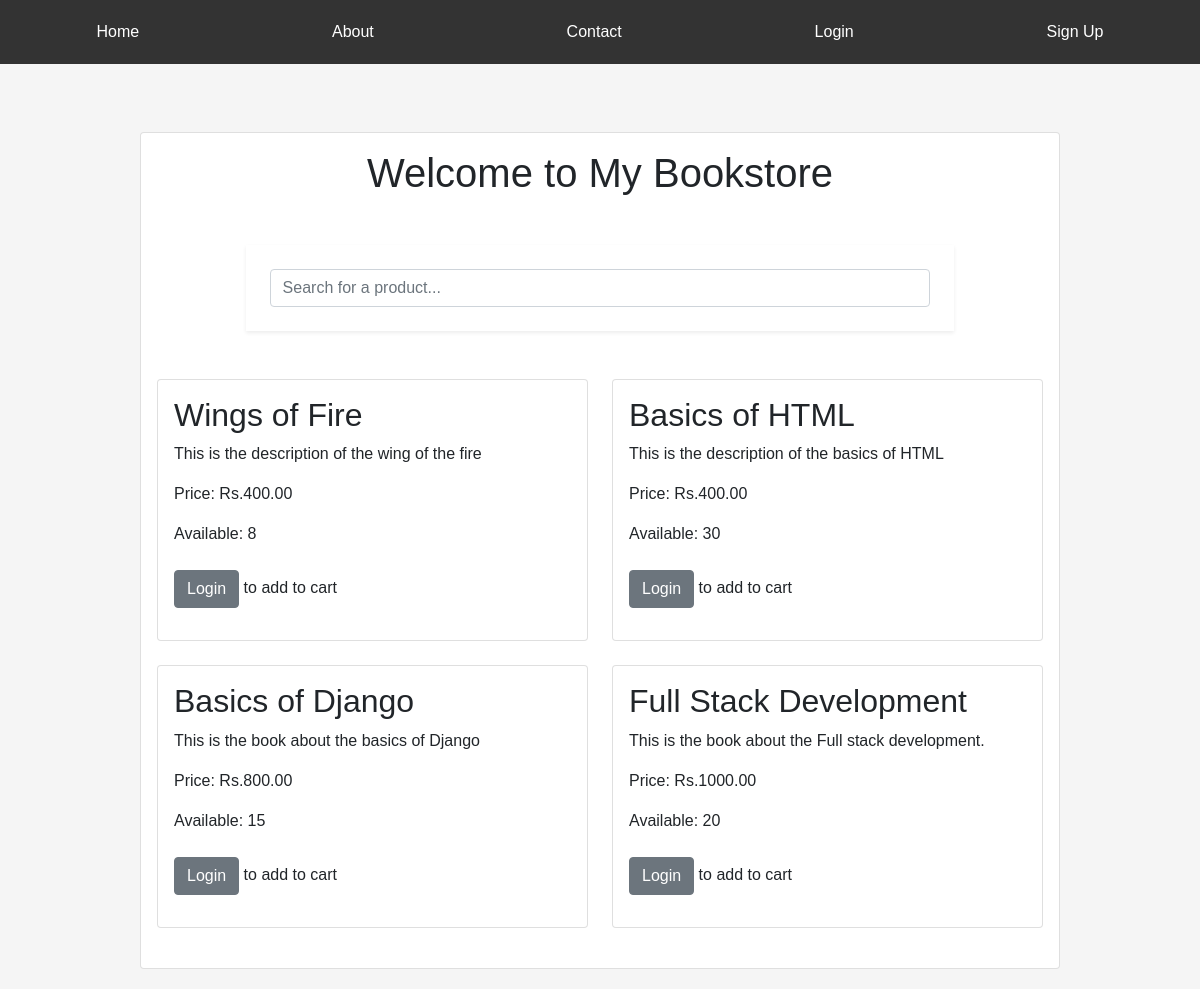
The page / on the database its author committed.
### Bookstore/models.py (models this page shows, shortened)
class Product(models.Model):
	name = models.CharField(max_length=100)
	author = models.CharField(max_length=100)
	description = models.TextField(null=True)
	price = models.DecimalField(max_digits=10, decimal_places=2)
	quantity = models.IntegerField()
	image = models.ImageField(upload_to='products/')

### Bookstore/views.py (the view)
# urls.py: 2. Add a URL to urlpatterns:  path('', views.home, name='home')
def home(request):
    products = Product.objects.all()
    if request.user.is_authenticated:
        cart_items = CartItem.objects.filter(user=request.user)
        count = cart_items.count()
        return render(request, 'home.html', {'products': products, 'number':count})
    return render(request, 'home.html', {'products': products})

### Bookstore/templates/home.html (shortened to what this page needs)
{% extends 'base.html' %}
{% block content %}
<div class="container">
    <div class="row justify-content-center">
        <div class="col-md-30">
            <div class="card mt-5">
                <div class="card-body">
                    <h1 class="text-center mb-4">Welcome to My Bookstore</h1>
                    <div class="container p-4 shadow-sm mb-5 mt-5" id="search">
                        <input type="text" id="searchInput" class="form-control" placeholder="Search for a product...">
                    </div>
                    <div class="row" id="productList">
                        {% for product in products %}
                        <div class="col-md-6 mb-4 product-card">
                            <a href="{% url 'product_detail' product.id %}" class="card-link">
                                <div class="card">
                                    <div class="card-body">
                                        <h2 class="card-title">{{ product.name }}</h2>
                                        <p class="card-text">{{ product.description }}</p>
                                        <p class="card-text">Price: Rs.{{ product.price }}</p>
                                        <p class="card-text">Available: {{ product.quantity }}</p>
                                </a><br>
                                        {% if user.is_authenticated %}
                                        <form method="post" action="{% url 'add_to_cart' product.id %}">
                                            {% csrf_token %}
                                            <div class="form-group">
                                                <label for="count">Quantity:</label>
                                                <input type="number" class="form-control" id="count" name="count" min="1" max="{{ product.quantity }}" required>
                                            </div>
                                            <button type="submit" class="btn btn-primary">Add to Cart</button>
                                        </form>
                                        {% else %}
                                        <p><a href="{% url 'login' %}" class="btn btn-secondary">Login</a> to add to cart</p>
                                        {% endif %}
                                    </div>
                                </div>
                        </div>
                        {% endfor %}
{% endblock %}

### Bookstore/templates/base.html (shortened to what this page needs)
<!DOCTYPE html>
<html>
<head>
    {% load static %}
    <link href="https://cdn.jsdelivr.net/npm/bootstrap@5.0.2/dist/css/bootstrap.min.css" rel="stylesheet">
    <link rel="stylesheet" href="https://cdnjs.cloudflare.com/ajax/libs/font-awesome/4.7.0/css/font-awesome.min.css">
</head>
<body>
    <nav>
        <ul>
            <li><a href="{% url 'home' %}">Home</a></li>
            <li><a href="{% url 'about' %}">About</a></li>
            <li><a href="{% url 'contact' %}">Contact</a></li>
            {% if user.is_authenticated %}
                <li><a href="{% url 'view_cart' %}">Cart ({{ number }})</a></li>
                <li><a href="{% url 'logout' %}">Logout</a></li>
                <li>Welcome, {{ user.username }}</li>
            {% else %}
                <li><a href="{% url 'login' %}">Login</a></li>
                <li><a href="{% url 'signup' %}">Sign Up</a></li>
            {% endif %}
        </ul>
    </nav>
    {% block content %}
    {% endblock %}
</body>
</html>

### Bookstore/templates/base.html (style rules this page uses)
body { font-family: Arial, sans-serif; margin: 0; padding: 0; background-color: #f5f5f5; }
.container { width: 80%; margin: 0 auto; padding: 20px; }
nav { background-color: #333; color: #fff; padding: 10px 0; }
nav ul { list-style: none; margin: 0; padding: 0; display: flex; justify-content: space-around; }
nav ul li { display: inline; }
nav ul li a { color: #fff; text-decoration: none; padding: 10px 20px; display: block; }
a.card-link { text-decoration: none; color: inherit; display: block; }
.product-card .card { transition: transform 0.3s, box-shadow 0.3s; }

### rows shown on the page
Product: name "Wings of Fire", description "This is the description of the wing of the fire", price "400.00", quantity "8"
Product: name "Basics of HTML", description "This is the description of the basics of HTML", price "400.00", quantity "30"
Product: name "Basics of Django", description "This is the book about the basics of Django", price "800.00", quantity "15"
Product: name "Full Stack Development", description "This is the book about the Full stack development.", price "1000.00", quantity "20"
